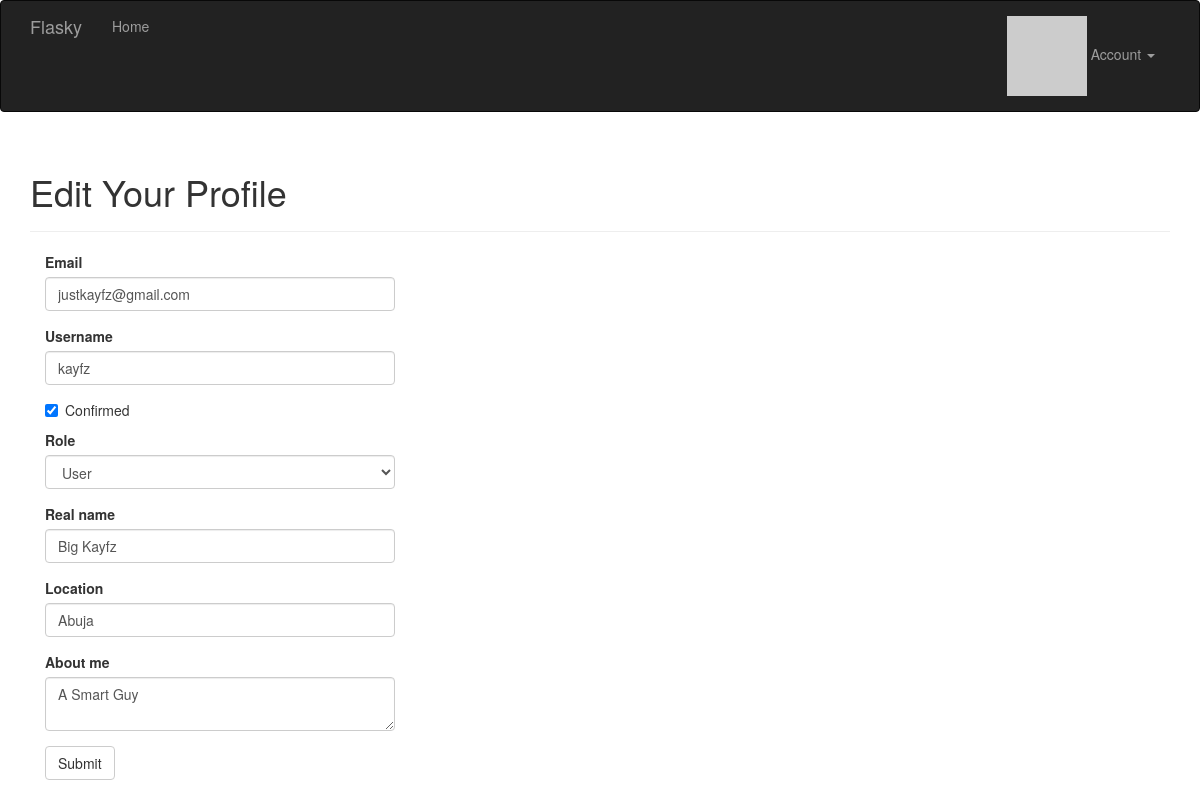
Screenshot of /edit-profile/3 (signed in) with the database file from the repository.
### app/models.py (models this page shows, shortened)
class User(UserMixin, db.Model):
    __tablename__ = 'users'
    id = db.Column(db.Integer, primary_key=True)
    email = db.Column(db.String(64), unique=True, index=True)
    username = db.Column(db.String(64), unique=True, index=True)
    password_hash = db.Column(db.String(128))
    role_id = db.Column(db.Integer, db.ForeignKey('roles.id'))
    confirmed = db.Column(db.Boolean, default=False)
    name = db.Column(db.String(64))
    location = db.Column(db.String(64))
    about_me = db.Column(db.Text())
    member_since = db.Column(db.DateTime(), default=datetime.utcnow)
    last_seen = db.Column(db.DateTime(), default=datetime.utcnow)
    avatar_hash = db.Column(db.String(32))
    posts = db.relationship('Post', backref='author', lazy='dynamic')
    @property
    def password(self):
        raise AttributeError('password is not a readable attribute')
    def ping(self):
        self.last_seen = datetime.utcnow()
        db.session.add(self)
        db.session.commit()
    def can(self, perm):
        return self.role is not None and self.role.has_permission(perm)
    def gravatar(self, size=100, default='identicon', rating='g'):
        if request.is_secure:
            url = 'https://secure.gravatar.com/avatar'
        else:
            url = 'https://gravatar.com/avatar'
        hash = hashlib.md5(self.email.lower().encode('utf-8')).hexdigest()
        return '{url}/{hash}?s={size}&d={default}&r={rating}'.format(
            url=url, hash=hash, size=size, default=default, rating=rating)

### app/main/views.py (the view, shortened to what this page needs)
@main.route('/edit-profile/<int:id>', methods=['GET', 'POST'])
@login_required
@admin_required
def edit_profile_admin(id):
    user = User.query.get_or_404(id)
    form = EditProfileAdminForm(user=user)
    form.email.data = user.email
    form.username.data = user.username
    form.confirmed.data = user.confirmed
    form.role.data = user.role_id
    form.name.data = user.name
    form.location.data = user.location
    form.about_me.data = user.about_me
    return render_template('edit_profile.html', form=form, user=user)

### app/main/forms.py (shortened to what this page needs)
class EditProfileAdminForm(FlaskForm):
    email = StringField('Email', validators=[DataRequired(), Length(1, 64),
    Email()])
    username = StringField('Username', validators=[
        DataRequired(), Length(1, 64),
        Regexp('^[A-Za-z][A-Za-z0-9_.]*$', 0,
        'Usernames must have only letters, numbers, dots or '
        'underscores')])
    confirmed = BooleanField('Confirmed')
    role = SelectField('Role', coerce=int)
    name = StringField('Real name', validators=[Length(0, 64)])
    location = StringField('Location', validators=[Length(0, 64)])
    about_me = TextAreaField('About me')
    submit = SubmitField('Submit')
    def __init__(self, user, *args, **kwargs):
        super(EditProfileAdminForm, self).__init__(*args, **kwargs)
        self.role.choices = [(role.id, role.name)
                            for role in Role.query.order_by(Role.name).all()]
        self.user = user

### app/auth/views.py (called while the page is built)
@auth.before_app_request
def before_request():
    if current_user.is_authenticated:
        current_user.ping()
        if not current_user.confirmed \
                and request.endpoint \
                and request.blueprint != 'auth' \
                and request.endpoint != 'static':
            return redirect(url_for('auth.unconfirmed'))

### app/main/__init__.py (called while the page is built)
@main.app_context_processor
def inject_permissions():
    return dict(Permission=Permission)

### app/models.py (called while the page is built)
@login_manager.user_loader
def load_user(user_id):
    return User.query.get(int(user_id))

    def has_permission(self, perm):
        return self.permissions & perm == perm

### app/templates/edit_profile.html (shortened to what this page needs)
{% extends "base.html" %}
{% import "bootstrap/wtf.html" as wtf %}
{% block page_content %}
<div class="page-header">
    <h1>Edit Your Profile</h1>
</div>
<div class="col-md-4">
    {{ wtf.quick_form(form) }}
</div>
{% endblock %}

### rows the page displays
User: email "justkayfz@gmail.com", username "kayfz", confirmed "☑", role "User", name "Big Kayfz", location "Abuja", about_me "A Smart Guy"
